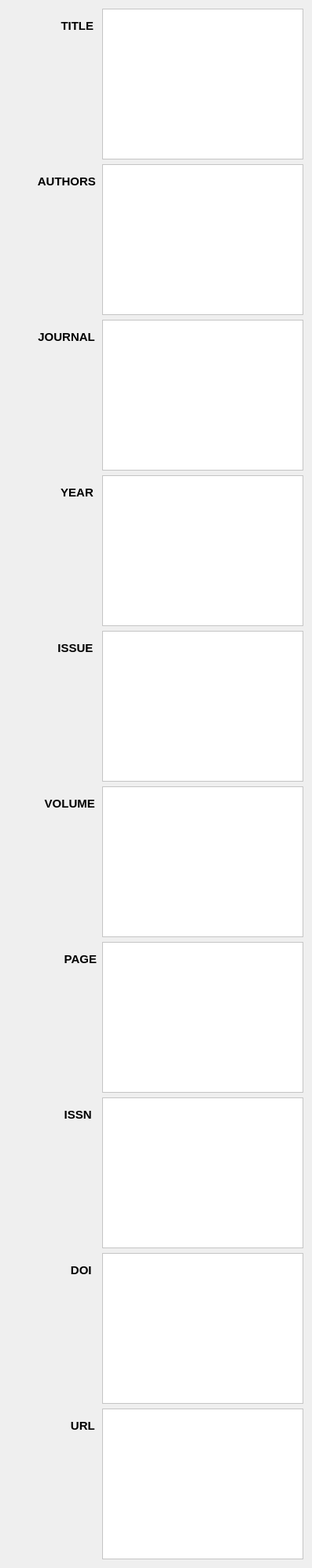
          <widget class="QWidget" name="tab_4">
           <attribute name="icon">
            <iconset>
             <normaloff>icons/1040213-ui/png/001-info.png</normaloff>icons/1040213-ui/png/001-info.png</iconset>
           </attribute>
           <attribute name="title">
            <string>Details</string>
           </attribute>
           <layout class="QVBoxLayout" name="verticalLayout_4">
            <item>
             <layout class="QFormLayout" name="formLayout_2">
              <item row="0" column="0">
               <widget class="QLabel" name="label_4">
                <property name="font">
                 <font>
                  <pointsize>11</pointsize>
                  <weight>75</weight>
                  <bold>true</bold>
                 </font>
                </property>
                <property name="text">
                 <string>                TITLE</string>
                </property>
                <property name="alignment">
                 <set>Qt::AlignBottom|Qt::AlignJustify</set>
                </property>
               </widget>
              </item>
              <item row="0" column="1">
               <widget class="QTextEdit" name="textEdit">
                <property name="styleSheet">
                 <string notr="true">background-color: rgb(255, 255, 255);</string>
                </property>
               </widget>
              </item>
              <item row="1" column="1">
               <widget class="QTextEdit" name="textEdit_2">
                <property name="styleSheet">
                 <string notr="true">background-color: rgb(255, 255, 255);</string>
                </property>
               </widget>
              </item>
              <item row="1" column="0">
               <widget class="QLabel" name="label_5">
                <property name="font">
                 <font>
                  <pointsize>11</pointsize>
                  <weight>75</weight>
                  <bold>true</bold>
                 </font>
                </property>
                <property name="text">
                 <string>         AUTHORS</string>
                </property>
                <property name="alignment">
                 <set>Qt::AlignBottom|Qt::AlignJustify</set>
                </property>
               </widget>
              </item>
              <item row="2" column="1">
               <widget class="QTextEdit" name="textEdit_3">
                <property name="styleSheet">
                 <string notr="true">background-color: rgb(255, 255, 255);</string>
                </property>
               </widget>
              </item>
              <item row="2" column="0">
               <widget class="QLabel" name="label_6">
                <property name="font">
                 <font>
                  <pointsize>11</pointsize>
                  <weight>75</weight>
                  <bold>true</bold>
                 </font>
                </property>
                <property name="text">
                 <string>         JOURNAL</string>
                </property>
                <property name="alignment">
                 <set>Qt::AlignBottom|Qt::AlignLeading|Qt::AlignLeft</set>
                </property>
               </widget>
              </item>
              <item row="3" column="1">
               <widget class="QTextEdit" name="textEdit_4">
                <property name="styleSheet">
                 <string notr="true">background-color: rgb(255, 255, 255);</string>
                </property>
               </widget>
              </item>
              <item row="3" column="0">
               <widget class="QLabel" name="label_7">
                <property name="font">
                 <font>
                  <pointsize>11</pointsize>
                  <weight>75</weight>
                  <bold>true</bold>
                 </font>
                </property>
                <property name="text">
                 <string>                YEAR</string>
                </property>
                <property name="alignment">
                 <set>Qt::AlignBottom|Qt::AlignJustify</set>
                </property>
               </widget>
              </item>
              <item row="4" column="1">
               <widget class="QTextEdit" name="textEdit_5">
                <property name="styleSheet">
                 <string notr="true">background-color: rgb(255, 255, 255);</string>
                </property>
               </widget>
              </item>
              <item row="4" column="0">
               <widget class="QLabel" name="label_8">
                <property name="font">
                 <font>
                  <pointsize>11</pointsize>
                  <weight>75</weight>
                  <bold>true</bold>
                 </font>
                </property>
                <property name="text">
                 <string>               ISSUE</string>
                </property>
                <property name="alignment">
                 <set>Qt::AlignBottom|Qt::AlignJustify</set>
                </property>
               </widget>
              </item>
              <item row="5" column="1">
               <widget class="QTextEdit" name="textEdit_6">
                <property name="styleSheet">
                 <string notr="true">background-color: rgb(255, 255, 255);</string>
                </property>
               </widget>
              </item>
              <item row="5" column="0">
               <widget class="QLabel" name="label_9">
                <property name="font">
                 <font>
                  <pointsize>11</pointsize>
                  <weight>75</weight>
                  <bold>true</bold>
                 </font>
                </property>
                <property name="text">
                 <string>           VOLUME</string>
                </property>
                <property name="alignment">
                 <set>Qt::AlignBottom|Qt::AlignJustify</set>
                </property>
               </widget>
              </item>
              <item row="6" column="1">
               <widget class="QTextEdit" name="textEdit_7">
                <property name="styleSheet">
                 <string notr="true">background-color: rgb(255, 255, 255);</string>
                </property>
               </widget>
              </item>
              <item row="6" column="0">
               <widget class="QLabel" name="label_10">
                <property name="font">
                 <font>
                  <pointsize>11</pointsize>
                  <weight>75</weight>
                  <bold>true</bold>
                 </font>
                </property>
                <property name="text">
                 <string>                 PAGE</string>
                </property>
                <property name="alignment">
                 <set>Qt::AlignBottom|Qt::AlignJustify</set>
                </property>
               </widget>
              </item>
              <item row="7" column="1">
               <widget class="QTextEdit" name="textEdit_8">
                <property name="styleSheet">
                 <string notr="true">background-color: rgb(255, 255, 255);</string>
                </property>
               </widget>
              </item>
              <item row="7" column="0">
               <widget class="QLabel" name="label_11">
                <property name="font">
                 <font>
                  <pointsize>11</pointsize>
                  <weight>75</weight>
                  <bold>true</bold>
                 </font>
                </property>
                <property name="text">
                 <string>                 ISSN</string>
                </property>
                <property name="alignment">
                 <set>Qt::AlignBottom|Qt::AlignJustify</set>
                </property>
               </widget>
              </item>
              <item row="8" column="1">
               <widget class="QTextEdit" name="textEdit_9">
                <property name="styleSheet">
                 <string notr="true">background-color: rgb(255, 255, 255);</string>
                </property>
               </widget>
              </item>
              <item row="8" column="0">
               <widget class="QLabel" name="label_12">
                <property name="font">
                 <font>
                  <pointsize>11</pointsize>
                  <weight>75</weight>
                  <bold>true</bold>
                 </font>
                </property>
                <property name="text">
                 <string>                   DOI</string>
                </property>
                <property name="alignment">
                 <set>Qt::AlignBottom|Qt::AlignJustify</set>
                </property>
               </widget>
              </item>
              <item row="9" column="1">
               <widget class="QTextEdit" name="textEdit_10">
                <property name="styleSheet">
                 <string notr="true">background-color: rgb(255, 255, 255);</string>
                </property>
               </widget>
              </item>
              <item row="9" column="0">
               <widget class="QLabel" name="label_13">
                <property name="font">
                 <font>
                  <pointsize>11</pointsize>
                  <weight>75</weight>
                  <bold>true</bold>
                 </font>
                </property>
                <property name="text">
                 <string>                   URL</string>
                </property>
                <property name="alignment">
                 <set>Qt::AlignBottom|Qt::AlignJustify</set>
                </property>
               </widget>
              </item>
             </layout>
            </item>
           </layout>
          </widget>
